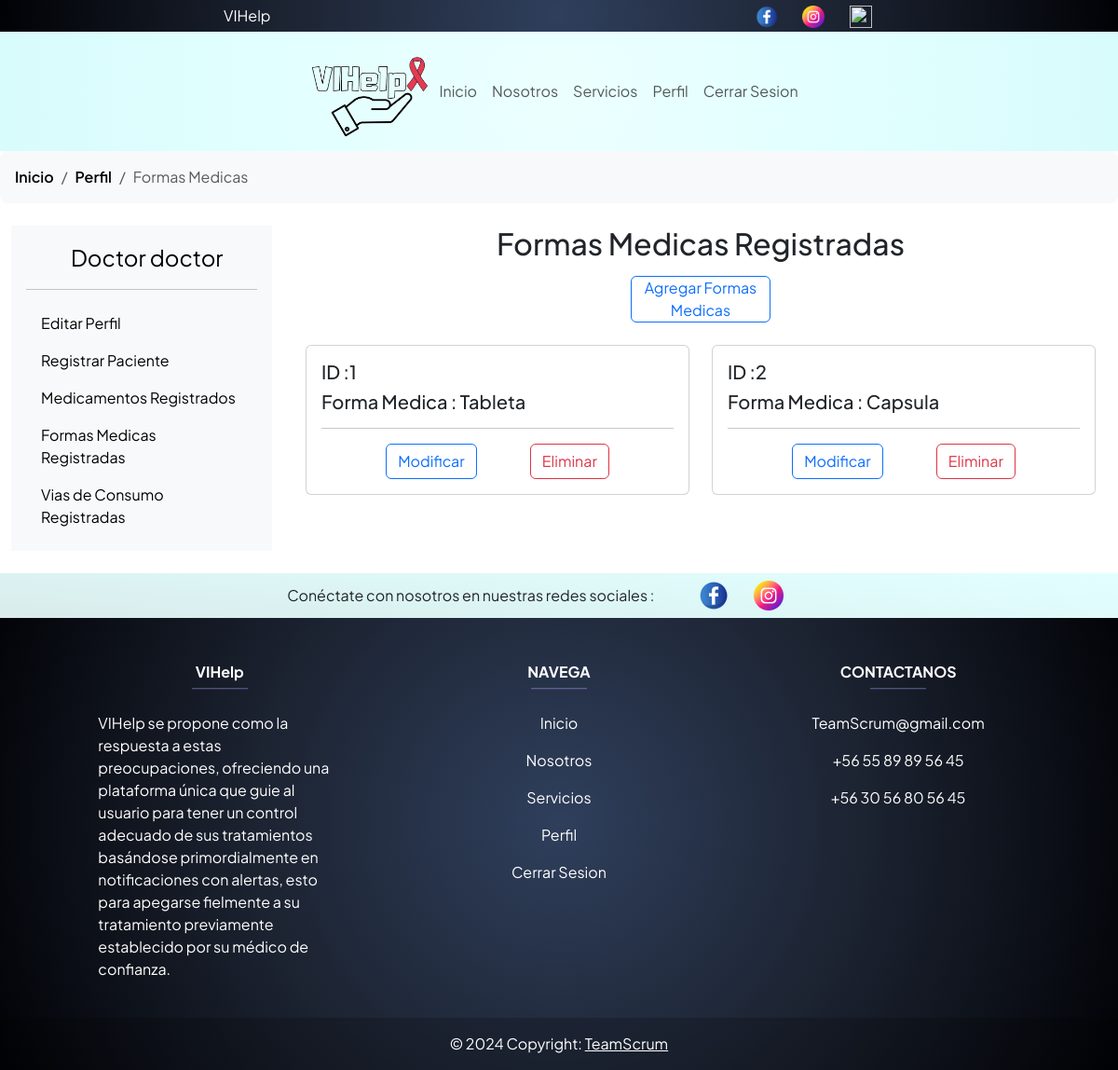
The app's page /index.php?pagina=formasMedicas (signed in) with its own data.
### tables this page shows
CREATE TABLE `doctor` (
  `iddoctor` int(11) NOT NULL,
  `nombre_doc` varchar(45) DEFAULT NULL,
  `apellidos_doc` varchar(45) DEFAULT NULL,
  `cedula_doc` varchar(45) DEFAULT NULL,
  `genero_doc` varchar(45) DEFAULT NULL,
  `institucion` varchar(45) DEFAULT NULL,
  `telefono_doc` varchar(45) DEFAULT NULL,
  `foto_doc` varchar(200) DEFAULT NULL,
  `correo_doc` varchar(45) DEFAULT NULL,
  `contrasena_doc` varchar(200) DEFAULT NULL,
  `tipoUsuario` int(11) NOT NULL
);

CREATE TABLE `formamedica` (
  `idformaMedica` int(11) NOT NULL,
  `forma_medicina` varchar(20) DEFAULT NULL
);

### controller/ctrPlantilla.php (called while the page is built)
<?php
class Plantilla{
    static public function ctrPlantilla(){
        include "view/plantilla.php";
    }
}
?>

### index.php (called while the page is built, shortened)
<?php
require "controller/ctrPlantilla.php";
$plantilla = new Plantilla();
$plantilla->ctrPlantilla();
?>

### controller/Usuario.php (the view, shortened to what this page needs)
<?php
class Usuario{
    private $conexion;
    private function __construct() {
        $this->conexion = mysqli_connect("localhost", "root", "", "vihelp") or die("Existen Problemas con la Base de Datos");
    }
    private function obtenerConexion() {
        return $this->conexion;
    }
	public function VerForma(){
		$registros=mysqli_query($this->obtenerConexion(),"SELECT * FROM formamedica");
		while($reg=mysqli_fetch_array($registros)){
			$idforma = $reg['idformaMedica'];
			$formaMedicina = $reg['forma_medicina'];
			echo "
				<div class='col-sm-6 mb-2 mt-2 '>
					<div class='card'>
						<div class='card-body'>
						<h5 class='card-title'>ID :".$idforma."</h5>
						<h5 class='card-title'>Forma Medica : ".$formaMedicina."</h5>
						<hr>
						<div class='container d-flex justify-content-evenly'>
							<button type='button' class='btn btn-outline-primary'
							data-bs-toggle='modal' data-bs-target='#exampleModalModforma".$idforma."' data-bs-whatever='@mdo'>Modificar</button>
							<div class='modal fade' id='exampleModalModforma".$idforma."' tabindex='-1' aria-labelledby='exampleModalLabel' aria-hidden='true'>
										<div class='modal-dialog '>
											<div class='modal-content'>
												<div class='modal-header'>
													<h1 class='modal-title fs-5' id='exampleModalLabel'>Modificar Forma Medica</h1>
													<button type='button' class='btn-close' data-bs-dismiss='modal' aria-label='Close'></button>
												</div>
												<div class='modal-body d-flex align-item-center justify-content-center'>
												<form action='./controller/CtrlUsuario.php' method='post' enctype='multipart/form-data' onsubmit='return ValidacionModificarFormas(".$idforma.");'>
														<div class='mb-3'>
															<label class='col-form-label' for='formamed".$idforma."'>Nombre de la Forma Medica</label>
															<input type='text' class='form-control' id='formamed".$idforma."' name='formamed'  value='".$formaMedicina."'>
														</div>
														<input type='hidden' name='idforma'  value='".$idforma."'>
														<input type='hidden' name='opc' value='17'>
														<div class='modal-footer'>
														<button type='button' class='btn btn-secondary' data-bs-dismiss='modal'>Cerrar Ventana</button>
														<button type='submit' class='btn btn-primary'>Modificar</button>
														</div>
													</form>
												</div>
											</div>
										</div>
							</div>
							<form action='./controller/CtrlUsuario.php' method='post' class='mb-0'>
							<input type='hidden' name='opc' value='18'>
							<input type='hidden' name='idforma' value='".$idforma."'>
							<button class='btn btn-outline-danger' type='submit'>Eliminar</button>
							</form>
						</div>
						</div>
					</div>
				</div>";
		}
	}
	public function PanelDoctorUsuarios(){
		$correo = $_SESSION['usuario'];
		$tipoUs = $_SESSION['tipoUs'];
		$registro=mysqli_query($this->obtenerConexion(),"SELECT * FROM doctor WHERE correo_doc='$correo' AND tipoUsuario='$tipoUs'");
		while($reg=$registro->fetch_assoc()){
			echo "<div class='d-flex flex-column flex-shrink-0 p-3 bg-body-tertiary' style='width: 280px;'>
			<a style ='cursor:pointer;' data-bs-toggle='modal' data-bs-target='#exampleModalPerfilDoctor".$reg['iddoctor'] ."' class='nav-link d-flex align-items-center mb-3 mb-md-0 me-md-auto link-body-emphasis text-decoration-none'>
			  <svg class='bi pe-none me-2' width='40' height='32'><use xlink:href='#bootstrap'></use></svg>
			  <span class='fs-4'>Doctor ".$reg['nombre_doc'] ."</span>
			</a>
			<div class='modal fade' id='exampleModalPerfilDoctor".$reg['iddoctor'] ."' tabindex='-1' aria-labelledby='exampleModalLabel' aria-hidden='true'>
															<img src='".$reg['foto_doc']."' class='' style='object-fit:contain;object-position:center;border-radius:500px;width:200px;height:200px;' alt='...'>
																<h5>Dr. ".$reg['nombre_doc']." ".$reg['apellidos_doc']."</h5>
															<p class='card-text'>Genero : ".$reg['genero_doc']."</p>
															<p class='card-text'>Telefono: ".$reg['telefono_doc']."</p>
															<p class='card-text'>Correo : ".$reg['correo_doc']."</p>
																Cedula Profesional : ".$reg['cedula_doc']." emitida por ".$reg['institucion']."
			</div>
			<hr>
			<ul class='nav nav-pills flex-column mb-auto'>
				<li>
				<a class='nav-link link-body-emphasis' data-bs-toggle='dropdown' href='#' role='button' aria-expanded='false'>Editar Perfil</a>
					<li class='nav-item' style='cursor:pointer;'><a class='dropdown-item' data-bs-toggle='modal' data-bs-target='#exampleModalModificarDoctor".$reg['iddoctor'] ."'>Editar Datos</a></li>
					<li class='nav-item' style='cursor:pointer;'><a class='dropdown-item' data-bs-toggle='modal' data-bs-target='#exampleModalModificarContraDoctor".$reg['iddoctor'] ."'>Editar Contraseña</a></li>
					<li class='nav-item' style='cursor:pointer;'><a class='dropdown-item' data-bs-toggle='modal' data-bs-target='#exampleModalModificarFotoDoctor".$reg['iddoctor'] ."'>Editar Foto</a></li>
				<div class='modal fade' id='exampleModalModificarDoctor".$reg['iddoctor'] ."' tabindex='-1' aria-labelledby='exampleModalLabel' aria-hidden='true'>
													<input type='text' class='form-control rounded-3' id='nombre_doc' name='nombre_doc' value='".$reg['nombre_doc']."'>
													<input type='text' class='form-control rounded-3' id='apellidos_doc' name='apellidos_doc' value='".$reg['apellidos_doc']."'>
													<input type='text' class='form-control rounded-3' id='telefono_doc' name='telefono_doc' value='".$reg['telefono_doc']."'>
													<input type='text'  class='form-control rounded-3' id='genero_doc' name='genero_doc' value='".$reg['genero_doc']."'>
													<input type='text' class='form-control rounded-3' id='cedula_doc' name='cedula_doc' value='".$reg['cedula_doc']."'>
													<input type='text' class='form-control rounded-3' id='institucion' name='institucion' value='".$reg['institucion']."'>
												  <input type='hidden' name='iddoc' value='".$reg['iddoctor'] ."'>
				</div>
				<div class='modal fade' id='exampleModalModificarFotoDoctor".$reg['iddoctor'] ."' tabindex='-1' aria-labelledby='exampleModalLabel' aria-hidden='true'>
												<img class='img-form' src='".$reg["foto_doc"]."' width='100' height='100'>
															<input type='hidden' name='iddoctor' value='".$reg['iddoctor']."'>
				</div>
				<div class='modal fade' id='exampleModalModificarContraDoctor".$reg['iddoctor'] ."' tabindex='-1' aria-labelledby='exampleModalLabel' aria-hidden='true'>
													<input type='hidden' name='iddoctor' value='".$reg['iddoctor']."'>
				</div>
				</li>
			  <li>
				<a href='#' class='nav-link link-body-emphasis' data-bs-toggle='modal' data-bs-target='#exampleModalRegistrarPaciente'>
				  Registrar Paciente
				</a>
			  </li>
			  <li>
				<a href='./index.php?pagina=medicamentoRegistrado' class='nav-link link-body-emphasis'>
				  Medicamentos Registrados
				</a>
			  </li>
			  <li>
				<a href='./index.php?pagina=formasMedicas' class='d-flex nav-link link-body-emphasis'>
				  Formas Medicas Registradas
				</a>
			  </li>
			  <li>
				<a href='./index.php?pagina=viasConsumo' class='d-flex nav-link link-body-emphasis'>
				  Vias de Consumo Registradas
				</a>
			  </li>
			</ul>
		  </div>";
		}
	}
}
?>

### records on screen
doctor: nombre_doc "doctor"
formamedica: idformaMedica "1", forma_medicina "Tableta"
formamedica: idformaMedica "2", forma_medicina "Capsula"
